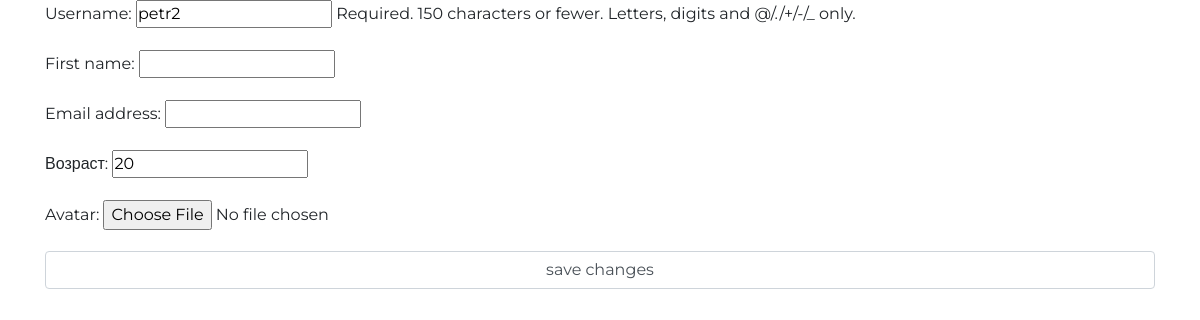
/auth/edit/2/, run on an earlier commit of the app's database.
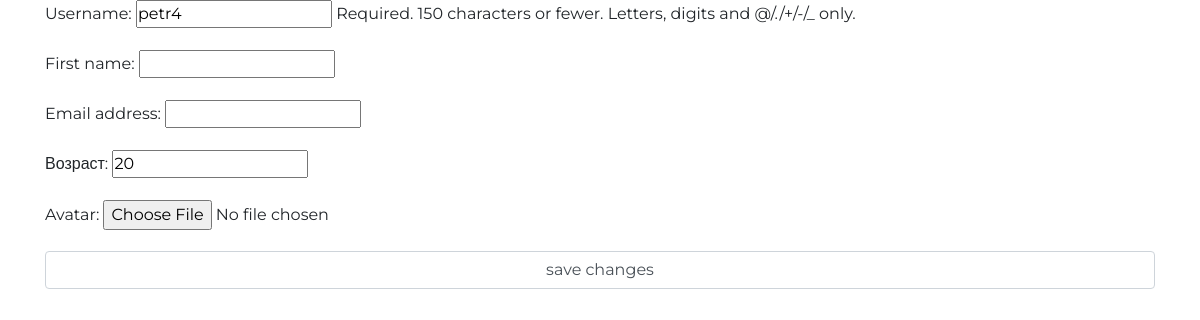
And on a later commit of the database.
### authapp/models.py (models this page shows, shortened)
class ShopUser(AbstractUser):
    class Meta:
        verbose_name = 'пользователь'
        verbose_name_plural = 'пользователи'
    avatar = models.ImageField(upload_to='users_avatars', blank=True)
    age = models.PositiveIntegerField(verbose_name='возраст')

### authapp/views.py (the view)
# urls.py: path('edit/<int:pk>/', authapp.EditView.as_view(), name='edit'),
class EditView(UpdateView):
    model = ShopUser
    template_name = 'authapp/edit.html'
    fields = 'username', 'first_name', 'email', 'age', 'avatar'
    success_url = reverse_lazy('main')

### authapp/templates/authapp/edit.html (shortened to what this page needs)
{% extends 'authapp/base.html' %}
{%  load static %}
{%  block content %}
    <form class="form-horizontal" method="post">
        {{ form.as_p }}
        <input class="form-control" type="submit" value="save changes">
    </form>
{% endblock %}

What changed in the data, as far as the page shows it:
changed ShopUser: username "petr2" → "petr4"
